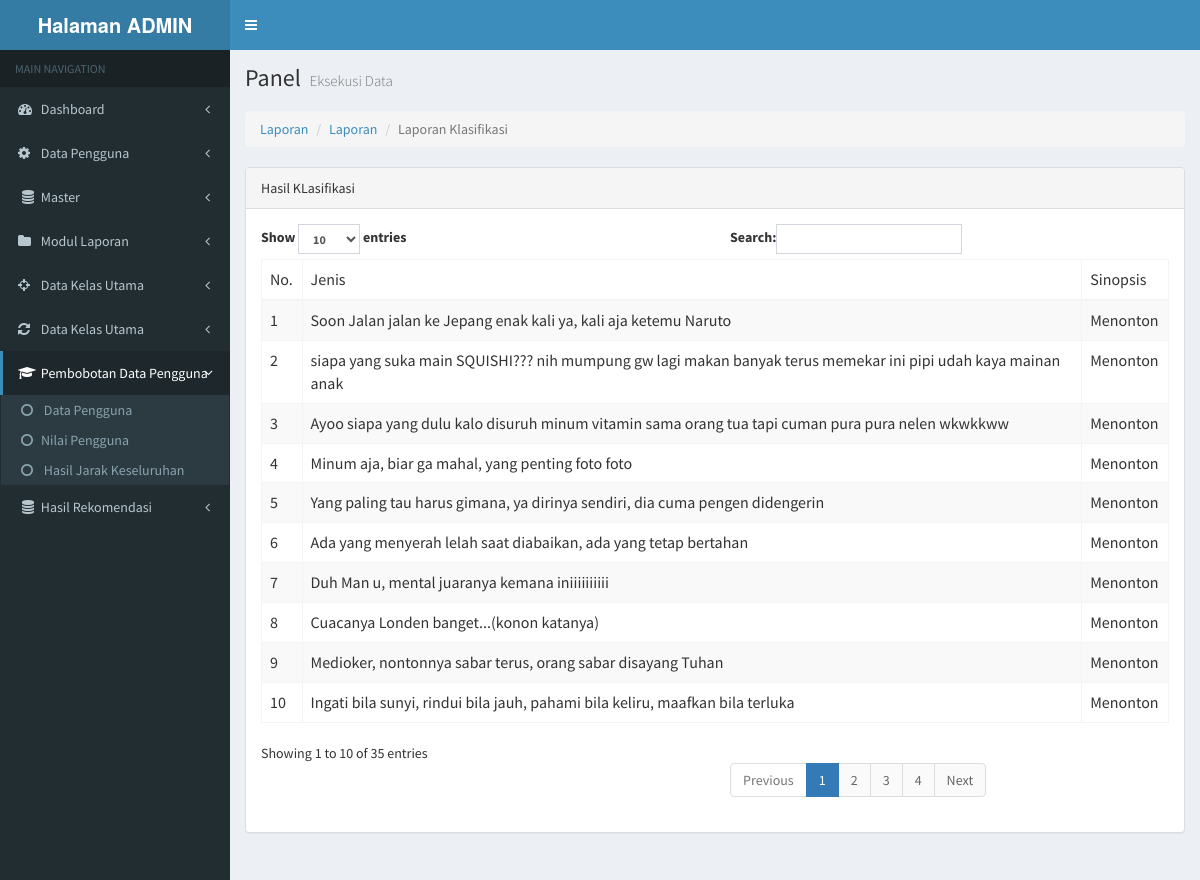
The page /index.php/klasifikasi/laporan on the database its author committed.
### tables this page shows
CREATE TABLE IF NOT EXISTS `prediksi` (
  `id` int(250) NOT NULL,
  `nama_pengguna` varchar(250) NOT NULL,
  `jenis` varchar(250) NOT NULL,
  `keaktifan` int(2) NOT NULL,
  `kategori` varchar(250) NOT NULL,
  `tp` int(2) NOT NULL,
  `fp` int(2) NOT NULL,
  `tn` int(2) NOT NULL,
  `fn` int(2) NOT NULL
);

### application/controllers/Klasifikasi.php (called while the page is built, shortened)
<?php
class Klasifikasi extends CI_Controller {
	public function __construct()
    {
        $this->load->model('Mod_klasifikasi');
    }
	public function laporan(){
		$data['list']=$this->Mod_klasifikasi->get_All_prediksi();
		$this->load->view('laporan/laporan_klasifikasi',$data);
	}
}
?>

### index.php (called while the page is built, shortened)
<?php
require_once BASEPATH.'core/CodeIgniter.php';

### application/models/Mod_klasifikasi.php (called while the page is built, shortened)
<?php
class Mod_klasifikasi extends CI_Model{
	function get_All_prediksi(){
		$this->db->order_by('prediksi.kategori asc');
		return $this->db->get('prediksi');
	}
}
?>

### application/views/laporan/laporan_klasifikasi.php (the view, shortened to what this page needs)
	<div class="content-wrapper">
                <section class="content-header">
                    <h1>
                        Panel
                        <small>Eksekusi Data</small>
                    </h1>
<div class="row">
    <div class="col-lg-12"><br />
        <ol class="breadcrumb">
            <li><a href="<?php echo base_url('klasifikasi/Laporan'); ?>">Laporan</a></li>
			 <li><a href="<?php echo base_url('klasifikasii/Laporan'); ?>">Laporan</a></li>
            <li class="active">Laporan Klasifikasi</li>
        </ol>
    </div>
</div>
<div class="row">
    <div class="col-lg-12">
        <div class="panel panel-default">
            <div class="panel-heading">
                Hasil KLasifikasi
            </div>
            <div class="panel-body">
                            <table width="100%" class="table table-striped table-bordered table-hover" id="dataTables-example">
                                <thead>
                                    <tr>
                                        <td>No.</td>
                                        <td>Jenis </td>
                                        <td>Sinopsis</td>
                                    </tr>
                                </thead>
                                <tbody>
                                 <?php
                        $no=1;
                        foreach ($list->result() as $value) {
                        ?>
                        <tr>
                            <td> <?php echo $no;?> </td>
                            <td> <?php echo $value->jenis; ?> </td>
                            <td> <?php echo $value->kategori; ?> </td>
                        </tr>
                        <?php $no++; } ?>
                                </tbody>
                            </table>
                        </div>
        </div>
    </div>
</div>

### rows shown on the page
prediksi: jenis "Soon Jalan jalan ke Jepang enak kali ya, kali aja ketemu Naruto", kategori "Menonton"
prediksi: jenis "siapa yang suka main SQUISHI??? nih mumpung gw lagi makan banyak terus memekar ini pipi udah kaya mainan anak", kategori "Menonton"
prediksi: jenis "Ayoo siapa yang dulu kalo disuruh minum vitamin sama orang tua tapi cuman pura pura nelen wkwkkww", kategori "Menonton"
prediksi: jenis "Minum aja, biar ga mahal, yang penting foto foto", kategori "Menonton"
prediksi: jenis "Yang paling tau harus gimana, ya dirinya sendiri, dia cuma pengen didengerin", kategori "Menonton"
prediksi: jenis "Ada yang menyerah lelah saat diabaikan, ada yang tetap bertahan", kategori "Menonton"
prediksi: jenis "Duh Man u, mental juaranya kemana iniiiiiiiiii", kategori "Menonton"
prediksi: jenis "Cuacanya Londen banget...(konon katanya)", kategori "Menonton"
prediksi: jenis "Medioker, nontonnya sabar terus, orang sabar disayang Tuhan", kategori "Menonton"
prediksi: jenis "Ingati bila sunyi, rindui bila jauh, pahami bila keliru, maafkan bila terluka", kategori "Menonton"
